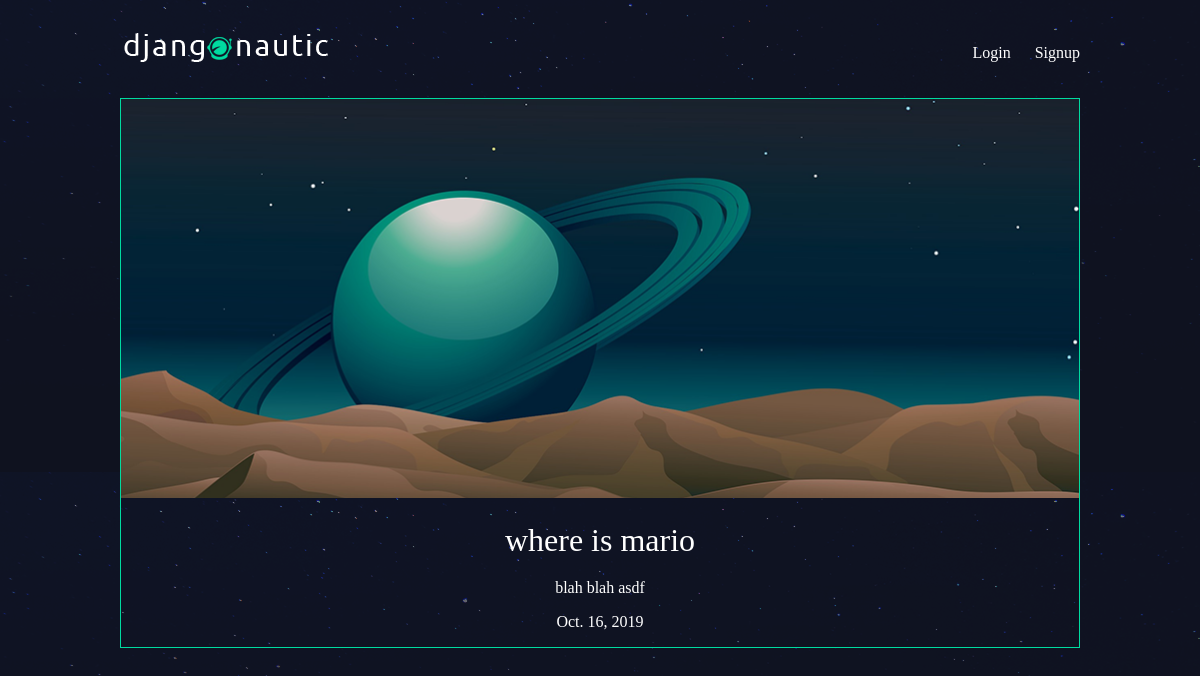
/articles/where-is-mario/, run on the app's committed database.
### articles/models.py (models this page shows, shortened)
class Article(models.Model):
    title = models.CharField(max_length=100)
    slug = models.SlugField()
    body = models.TextField()
    date = models.DateField(auto_now_add=True)
    thumb = models.ImageField(default='default.png', blank=True)
    author = models.ForeignKey(User, default=None, on_delete=models.CASCADE)

### articles/views.py (the view)
# urls.py: url(r'^(?P<slug>[\w-]+)/$', views.article_detail, name="detail"),
def article_detail(request, slug):
    article = Article.objects.get(slug=slug)
    return render(request, 'articles/article_detail.html', {'article':article})

### articles/templates/articles/article_detail.html
{% extends 'base_layout.html' %}
{% block content %}
<div class="article-detail">
    <div class="article">
        <img src="{{ article.thumb.url }}"/>
        <h2>{{ article.title }}</h2>
        <p>{{ article.body }}</p>
        <p>{{ article.date }}</p>
    </div>
</div>
{% endblock %}

### assets/styles.css (style rules this page uses)
body { background-color: #0f121f; background-image: url(stars.png); background-repeat-y: no-repeat; color: #fff; }
body * { font-family: Ubuntu; }
h1, h2, h3, h4, h5 { font-weight: normal; margin: 0; }
.article { padding: 10px; border: 1px solid #00dba0; position: relative; padding-bottom: 40px; }
.article h2 { font-size: 1.2em; }
.article-detail .article { padding: 0; }
.article-detail .article img { max-width: 100%; }
.article-detail .article h2 { text-align: center; margin: 20px auto; font-size: 2em; }
.article-detail .article p { text-align: center; }

### data on the page
Article: thumb (placeholder picture), title "where is mario", body "blah blah asdf", date "Oct. 16, 2019"
